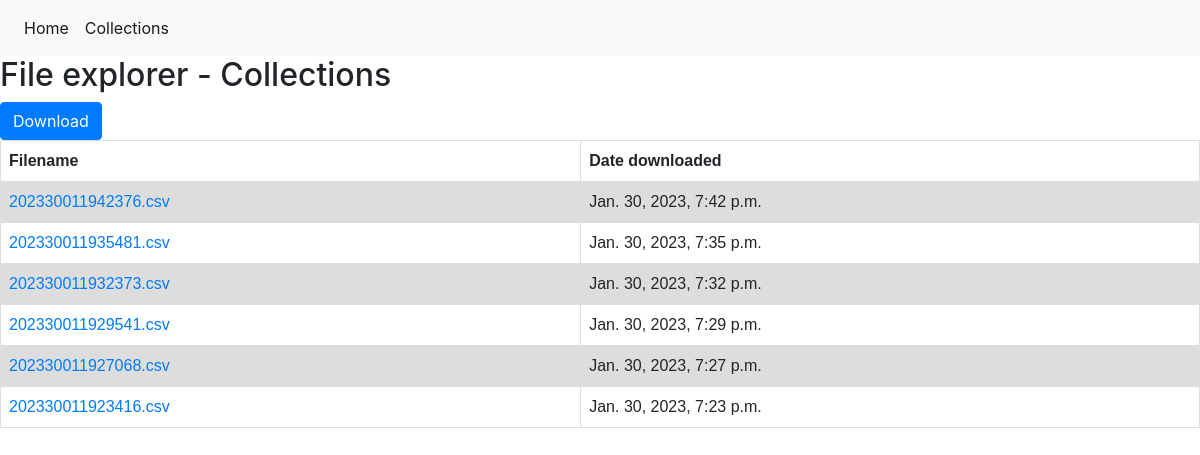
The page /collections/ on the database as committed earlier.
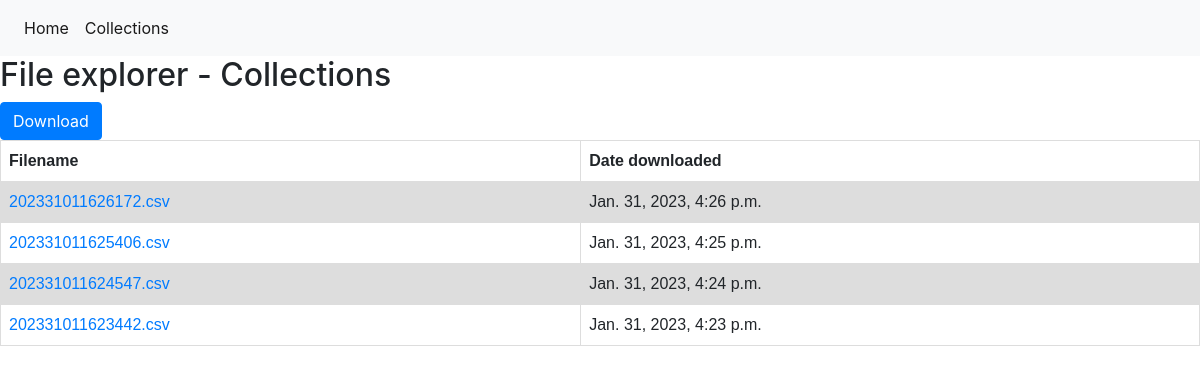
The same page on the database as committed later.
### core/models.py (models this page shows, shortened)
class Metadata(models.Model):
    filename = models.CharField(max_length=255)
    download_date = models.DateTimeField()

### core/views.py (the view)
# urls.py: path('collections/', views.collections, name='collections'),
def collections(request):
    files = Metadata.objects.all().order_by('-id')
    context = {
        'files': files
    }
    return render(request, 'core/collections.html', context)

### core/templates/core/collections.html (shortened to what this page needs)
<!DOCTYPE html>
<html lang="en">
<head>
</head>
<body>
{% extends 'main.html' %}
{% block content %}
    <h2>File explorer - Collections </h2>
    <a href="{% url 'download_data' %}"><button type="button" class="btn btn-primary">Download</button></a>
    <table>
        <th>Filename</th>
        <th>Date downloaded</th>
        {% for file in files %}
        <tr>
            <td><a href="{% url 'single_collection' file.id %}">{{file.filename}}</a></td>
            <td>{{file.download_date}}</td>
        </tr>
        {% endfor %}
    </table>
{% endblock content %}

Rows that differ between the two databases and show on the page:
removed Metadata: filename "202330011942376.csv", download_date "Jan. 30, 2023, 7:42 p.m."
removed Metadata: filename "202330011935481.csv", download_date "Jan. 30, 2023, 7:35 p.m."
removed Metadata: filename "202330011932373.csv", download_date "Jan. 30, 2023, 7:32 p.m."
removed Metadata: filename "202330011929541.csv", download_date "Jan. 30, 2023, 7:29 p.m."
removed Metadata: filename "202330011927068.csv", download_date "Jan. 30, 2023, 7:27 p.m."
removed Metadata: filename "202330011923416.csv", download_date "Jan. 30, 2023, 7:23 p.m."
added Metadata: filename "202331011626172.csv", download_date "Jan. 31, 2023, 4:26 p.m."
added Metadata: filename "202331011625406.csv", download_date "Jan. 31, 2023, 4:25 p.m."
added Metadata: filename "202331011624547.csv", download_date "Jan. 31, 2023, 4:24 p.m."
added Metadata: filename "202331011623442.csv", download_date "Jan. 31, 2023, 4:23 p.m."
